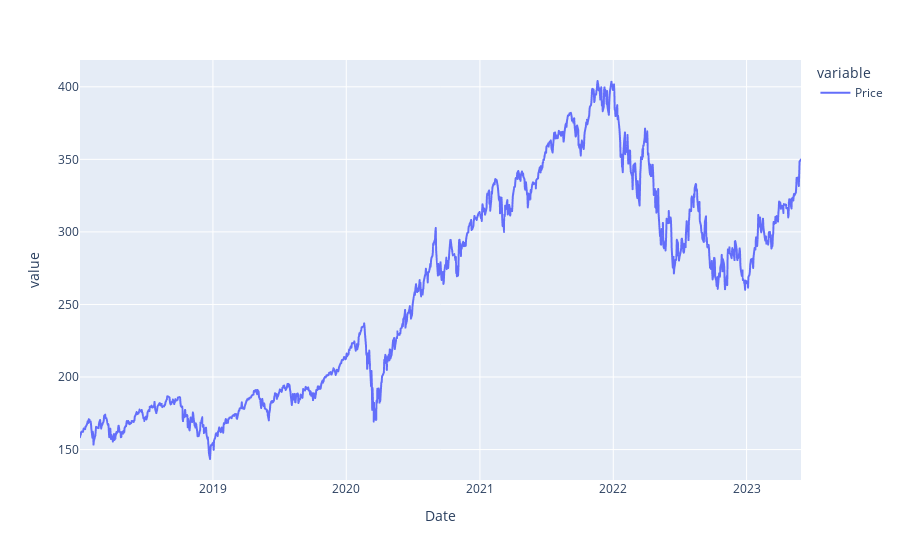

The code cell stored with this chart in its notebook:
### Code cell
QQQ_.plot()

### Figure 1 — Plotly figure (JSON) as saved in the notebook; plotly's stock layout.template omitted (floating-point values rounded to 4 significant figures; data arrays with more than 128 entries replaced by an {"elided": "..."} marker saying what was removed)
{"data": [{"hovertemplate": "variable=Price<br>Date=%{x}<br>value=%{y}<extra></extra>", "legendgroup": "Price", "line": {"color": "#636efa", "dash": "solid"}, "marker": {"symbol": "circle"}, "mode": "lines", "name": "Price", "showlegend": true, "type": "scattergl", "x": {"elided": "1361 str values"}, "xaxis": "x", "y": {"elided": "1361 float values"}, "yaxis": "y"}], "layout": {"autosize": true, "legend": {"title": {"text": "variable"}, "tracegroupgap": 0}, "margin": {"t": 60}, "xaxis": {"anchor": "y", "autorange": true, "domain": [0, 1], "range": ["2018-01-02", "2023-05-30"], "title": {"text": "Date"}, "type": "date"}, "yaxis": {"anchor": "x", "autorange": true, "domain": [0, 1], "range": [129.0, 418.5], "title": {"text": "value"}, "type": "linear"}}}
